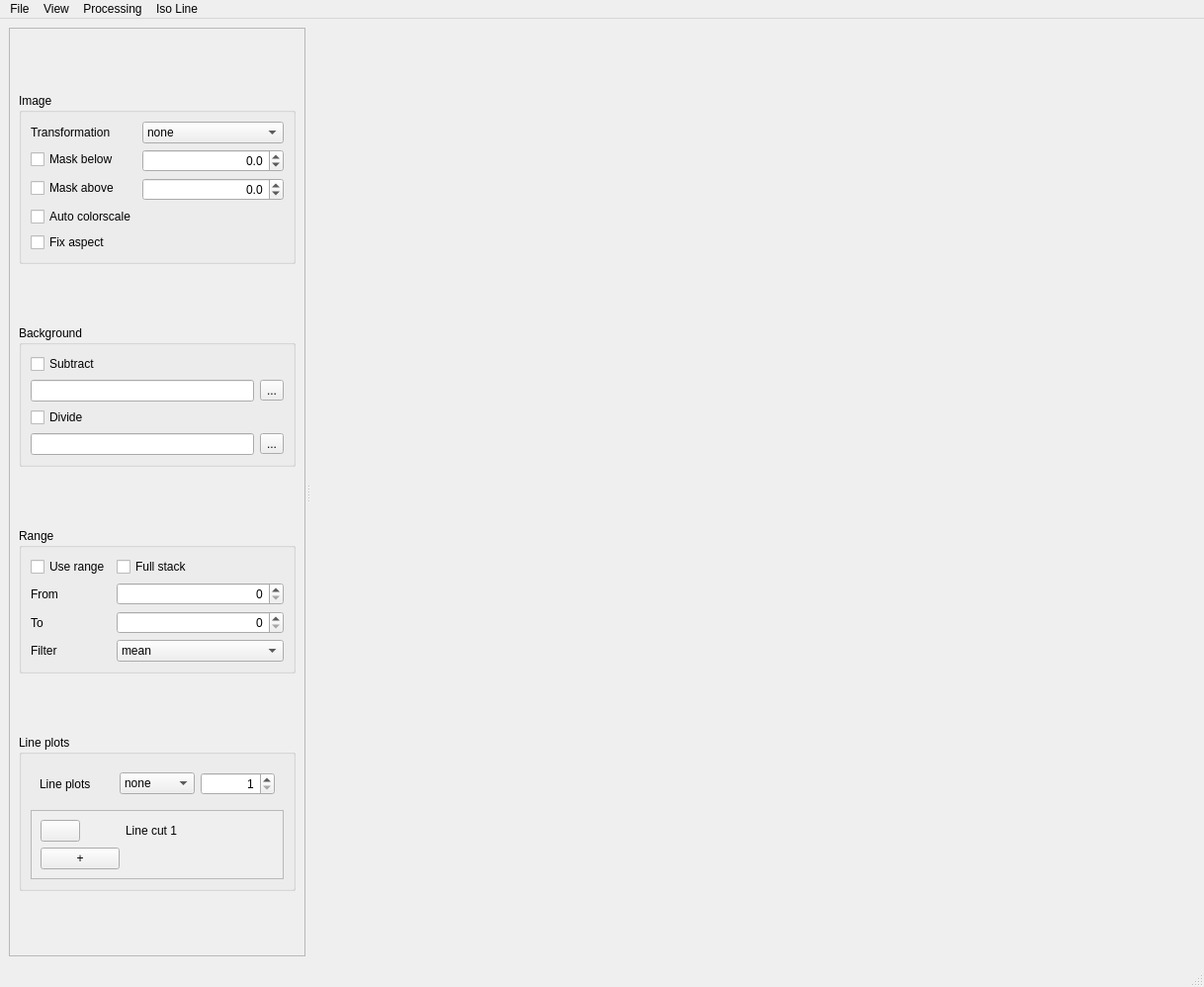
<?xml version="1.0" encoding="UTF-8"?>
<ui version="4.0">
 <class>MainWindow</class>
 <widget class="QMainWindow" name="MainWindow">
  <property name="geometry">
   <rect>
    <x>0</x>
    <y>0</y>
    <width>1218</width>
    <height>998</height>
   </rect>
  </property>
  <property name="minimumSize">
   <size>
    <width>1200</width>
    <height>900</height>
   </size>
  </property>
  <property name="windowTitle">
   <string>MainWindow</string>
  </property>
  <property name="windowIcon">
   <iconset>
    <normaloff>icon/icon32.png</normaloff>icon/icon32.png</iconset>
  </property>
  <widget class="QWidget" name="centralwidget">
   <layout class="QHBoxLayout" name="horizontalLayout">
    <item>
     <widget class="QSplitter" name="splitter">
      <property name="minimumSize">
       <size>
        <width>300</width>
        <height>0</height>
       </size>
      </property>
      <property name="lineWidth">
       <number>3</number>
      </property>
      <property name="midLineWidth">
       <number>2</number>
      </property>
      <property name="orientation">
       <enum>Qt::Horizontal</enum>
      </property>
      <property name="handleWidth">
       <number>6</number>
      </property>
      <property name="childrenCollapsible">
       <bool>false</bool>
      </property>
      <widget class="QFrame" name="frame">
       <property name="sizePolicy">
        <sizepolicy hsizetype="Preferred" vsizetype="Preferred">
         <horstretch>0</horstretch>
         <verstretch>0</verstretch>
        </sizepolicy>
       </property>
       <property name="minimumSize">
        <size>
         <width>300</width>
         <height>0</height>
        </size>
       </property>
       <property name="maximumSize">
        <size>
         <width>500</width>
         <height>16777215</height>
        </size>
       </property>
       <property name="acceptDrops">
        <bool>false</bool>
       </property>
       <property name="frameShape">
        <enum>QFrame::StyledPanel</enum>
       </property>
       <property name="frameShadow">
        <enum>QFrame::Raised</enum>
       </property>
       <layout class="QVBoxLayout" name="verticalLayout_2">
        <item>
         <spacer name="verticalSpacer">
          <property name="orientation">
           <enum>Qt::Vertical</enum>
          </property>
          <property name="sizeHint" stdset="0">
           <size>
            <width>20</width>
            <height>40</height>
           </size>
          </property>
         </spacer>
        </item>
        <item>
         <widget class="QGroupBox" name="groupBox_image">
          <property name="title">
           <string>Image</string>
          </property>
          <layout class="QFormLayout" name="formLayout_2">
           <item row="0" column="0">
            <widget class="QLabel" name="label">
             <property name="toolTip">
              <string>&lt;html&gt;&lt;head/&gt;&lt;body&gt;&lt;p&gt;Orientation of the displayed image, does not affect the 3D image stack. Currently &lt;span style=&quot; font-style:italic;&quot;&gt;not available&lt;/span&gt; in conjunction with ROI line plots.&lt;/p&gt;&lt;/body&gt;&lt;/html&gt;</string>
             </property>
             <property name="text">
              <string>Transformation</string>
             </property>
            </widget>
           </item>
           <item row="0" column="1">
            <widget class="QComboBox" name="comboBox_transform">
             <property name="toolTip">
              <string>&lt;html&gt;&lt;head/&gt;&lt;body&gt;&lt;p&gt;Orientation of the displayed image, does not affect the 3D image stack. Currently &lt;span style=&quot; font-style:italic;&quot;&gt;not available&lt;/span&gt; in conjunction with ROI line plots.&lt;/p&gt;&lt;/body&gt;&lt;/html&gt;</string>
             </property>
             <item>
              <property name="text">
               <string>none</string>
              </property>
             </item>
             <item>
              <property name="text">
               <string>flipUD</string>
              </property>
             </item>
             <item>
              <property name="text">
               <string>flipLR</string>
              </property>
             </item>
             <item>
              <property name="text">
               <string>transpose</string>
              </property>
             </item>
             <item>
              <property name="text">
               <string>rot90</string>
              </property>
             </item>
             <item>
              <property name="text">
               <string>rot180</string>
              </property>
             </item>
             <item>
              <property name="text">
               <string>rot270</string>
              </property>
             </item>
             <item>
              <property name="text">
               <string>rot180+tr</string>
              </property>
             </item>
            </widget>
           </item>
           <item row="1" column="0">
            <widget class="QCheckBox" name="checkBox_maskBelow">
             <property name="text">
              <string>Mask below</string>
             </property>
            </widget>
           </item>
           <item row="1" column="1">
            <widget class="QDoubleSpinBox" name="doubleSpinBox_maskBelow">
             <property name="cursor">
              <cursorShape>ArrowCursor</cursorShape>
             </property>
             <property name="locale">
              <locale language="C" country="AnyCountry"/>
             </property>
             <property name="alignment">
              <set>Qt::AlignRight|Qt::AlignTrailing|Qt::AlignVCenter</set>
             </property>
             <property name="correctionMode">
              <enum>QAbstractSpinBox::CorrectToNearestValue</enum>
             </property>
             <property name="showGroupSeparator" stdset="0">
              <bool>true</bool>
             </property>
             <property name="decimals">
              <number>1</number>
             </property>
             <property name="minimum">
              <double>-1000000.000000000000000</double>
             </property>
             <property name="maximum">
              <double>10000000.000000000000000</double>
             </property>
             <property name="singleStep">
              <double>10.000000000000000</double>
             </property>
            </widget>
           </item>
           <item row="3" column="0">
            <widget class="QCheckBox" name="checkBox_maskAbove">
             <property name="text">
              <string>Mask above</string>
             </property>
            </widget>
           </item>
           <item row="3" column="1">
            <widget class="QDoubleSpinBox" name="doubleSpinBox_maskAbove">
             <property name="cursor">
              <cursorShape>ArrowCursor</cursorShape>
             </property>
             <property name="mouseTracking">
              <bool>true</bool>
             </property>
             <property name="locale">
              <locale language="C" country="AnyCountry"/>
             </property>
             <property name="wrapping">
              <bool>false</bool>
             </property>
             <property name="alignment">
              <set>Qt::AlignRight|Qt::AlignTrailing|Qt::AlignVCenter</set>
             </property>
             <property name="correctionMode">
              <enum>QAbstractSpinBox::CorrectToNearestValue</enum>
             </property>
             <property name="decimals">
              <number>1</number>
             </property>
             <property name="minimum">
              <double>-1000000.000000000000000</double>
             </property>
             <property name="maximum">
              <double>10000000.000000000000000</double>
             </property>
             <property name="singleStep">
              <double>10.000000000000000</double>
             </property>
            </widget>
           </item>
           <item row="4" column="0">
            <widget class="QCheckBox" name="checkBox_autoColor">
             <property name="text">
              <string>Auto colorscale</string>
             </property>
            </widget>
           </item>
           <item row="5" column="0">
            <widget class="QCheckBox" name="checkBox_fixAspect">
             <property name="text">
              <string>Fix aspect</string>
             </property>
            </widget>
           </item>
          </layout>
         </widget>
        </item>
        <item>
         <spacer name="verticalSpacer_2">
          <property name="orientation">
           <enum>Qt::Vertical</enum>
          </property>
          <property name="sizeHint" stdset="0">
           <size>
            <width>20</width>
            <height>40</height>
           </size>
          </property>
         </spacer>
        </item>
        <item>
         <widget class="QGroupBox" name="groupBox_background">
          <property name="title">
           <string>Background</string>
          </property>
          <layout class="QGridLayout" name="gridLayout">
           <item row="0" column="0">
            <widget class="QCheckBox" name="checkBox_subtract">
             <property name="text">
              <string>Subtract</string>
             </property>
            </widget>
           </item>
           <item row="1" column="0">
            <widget class="QLineEdit" name="lineEdit_subtract">
             <property name="sizePolicy">
              <sizepolicy hsizetype="Preferred" vsizetype="Fixed">
               <horstretch>0</horstretch>
               <verstretch>0</verstretch>
              </sizepolicy>
             </property>
             <property name="minimumSize">
              <size>
               <width>200</width>
               <height>0</height>
              </size>
             </property>
             <property name="cursor">
              <cursorShape>IBeamCursor</cursorShape>
             </property>
            </widget>
           </item>
           <item row="1" column="1">
            <widget class="QToolButton" name="toolButton_subtract">
             <property name="text">
              <string>...</string>
             </property>
            </widget>
           </item>
           <item row="2" column="0">
            <widget class="QCheckBox" name="checkBox_divide">
             <property name="text">
              <string>Divide</string>
             </property>
            </widget>
           </item>
           <item row="3" column="0">
            <widget class="QLineEdit" name="lineEdit_divide">
             <property name="sizePolicy">
              <sizepolicy hsizetype="Preferred" vsizetype="Fixed">
               <horstretch>0</horstretch>
               <verstretch>0</verstretch>
              </sizepolicy>
             </property>
             <property name="minimumSize">
              <size>
               <width>200</width>
               <height>0</height>
              </size>
             </property>
            </widget>
           </item>
           <item row="3" column="1">
            <widget class="QToolButton" name="toolButton_divide">
             <property name="text">
              <string>...</string>
             </property>
            </widget>
           </item>
          </layout>
         </widget>
        </item>
        <item>
         <spacer name="verticalSpacer_3">
          <property name="orientation">
           <enum>Qt::Vertical</enum>
          </property>
          <property name="sizeHint" stdset="0">
           <size>
            <width>20</width>
            <height>40</height>
           </size>
          </property>
         </spacer>
        </item>
        <item>
         <widget class="QGroupBox" name="groupBox_range">
          <property name="toolTip">
           <string>&lt;html&gt;&lt;head/&gt;&lt;body&gt;&lt;p&gt;&lt;br/&gt;&lt;/p&gt;&lt;/body&gt;&lt;/html&gt;</string>
          </property>
          <property name="title">
           <string>Range</string>
          </property>
          <layout class="QFormLayout" name="formLayout">
           <item row="4" column="1">
            <widget class="QComboBox" name="comboBox_filter">
             <property name="enabled">
              <bool>true</bool>
             </property>
             <item>
              <property name="text">
               <string>mean</string>
              </property>
             </item>
             <item>
              <property name="text">
               <string>max</string>
              </property>
             </item>
            </widget>
           </item>
           <item row="4" column="0">
            <widget class="QLabel" name="label_rangeFilter">
             <property name="enabled">
              <bool>true</bool>
             </property>
             <property name="text">
              <string>Filter</string>
             </property>
            </widget>
           </item>
           <item row="1" column="0">
            <widget class="QCheckBox" name="checkBox_useRange">
             <property name="toolTip">
              <string>&lt;html&gt;&lt;head/&gt;&lt;body&gt;&lt;p&gt;If used several images can be filtered with &lt;span style=&quot; font-style:italic;&quot;&gt;mean&lt;/span&gt; or &lt;span style=&quot; font-style:italic;&quot;&gt;max&lt;/span&gt; filters.&lt;/p&gt;&lt;/body&gt;&lt;/html&gt;</string>
             </property>
             <property name="text">
              <string>Use range</string>
             </property>
            </widget>
           </item>
           <item row="2" column="0">
            <widget class="QLabel" name="label_rangeStart">
             <property name="text">
              <string>From</string>
             </property>
            </widget>
           </item>
           <item row="3" column="0">
            <widget class="QLabel" name="label_rangeFinish">
             <property name="text">
              <string>To</string>
             </property>
            </widget>
           </item>
           <item row="2" column="1">
            <widget class="QSpinBox" name="spinBox_rangeStart">
             <property name="cursor">
              <cursorShape>ArrowCursor</cursorShape>
             </property>
             <property name="alignment">
              <set>Qt::AlignRight|Qt::AlignTrailing|Qt::AlignVCenter</set>
             </property>
             <property name="correctionMode">
              <enum>QAbstractSpinBox::CorrectToPreviousValue</enum>
             </property>
             <property name="maximum">
              <number>100000</number>
             </property>
            </widget>
           </item>
           <item row="3" column="1">
            <widget class="QSpinBox" name="spinBox_rangeFinish">
             <property name="cursor">
              <cursorShape>ArrowCursor</cursorShape>
             </property>
             <property name="alignment">
              <set>Qt::AlignRight|Qt::AlignTrailing|Qt::AlignVCenter</set>
             </property>
             <property name="correctionMode">
              <enum>QAbstractSpinBox::CorrectToNearestValue</enum>
             </property>
             <property name="maximum">
              <number>100000</number>
             </property>
            </widget>
           </item>
           <item row="1" column="1">
            <widget class="QCheckBox" name="checkBox_fullStack">
             <property name="toolTip">
              <string>&lt;html&gt;&lt;head/&gt;&lt;body&gt;&lt;p&gt;Filtering the full image stack; range selectors disabled&lt;/p&gt;&lt;/body&gt;&lt;/html&gt;</string>
             </property>
             <property name="text">
              <string>Full stack</string>
             </property>
            </widget>
           </item>
          </layout>
         </widget>
        </item>
        <item>
         <spacer name="verticalSpacer_4">
          <property name="orientation">
           <enum>Qt::Vertical</enum>
          </property>
          <property name="sizeHint" stdset="0">
           <size>
            <width>20</width>
            <height>40</height>
           </size>
          </property>
         </spacer>
        </item>
        <item>
         <widget class="QGroupBox" name="groupBox_linePlots">
          <property name="title">
           <string>Line plots</string>
          </property>
          <layout class="QVBoxLayout" name="verticalLayout_3">
           <item>
            <widget class="QWidget" name="widget_2" native="true">
             <property name="minimumSize">
              <size>
               <width>0</width>
               <height>0</height>
              </size>
             </property>
             <layout class="QHBoxLayout" name="horizontalLayout_2">
              <item>
               <widget class="QLabel" name="label_linePlots">
                <property name="text">
                 <string>Line plots</string>
                </property>
               </widget>
              </item>
              <item>
               <widget class="QComboBox" name="comboBox_ROI">
                <item>
                 <property name="text">
                  <string>none</string>
                 </property>
                </item>
                <item>
                 <property name="text">
                  <string>ROI</string>
                 </property>
                </item>
                <item>
                 <property name="text">
                  <string>Line cut</string>
                 </property>
                </item>
               </widget>
              </item>
              <item>
               <widget class="QSpinBox" name="spinBox_ROI">
                <property name="alignment">
                 <set>Qt::AlignRight|Qt::AlignTrailing|Qt::AlignVCenter</set>
                </property>
                <property name="minimum">
                 <number>1</number>
                </property>
                <property name="maximum">
                 <number>10</number>
                </property>
               </widget>
              </item>
             </layout>
            </widget>
           </item>
           <item>
            <widget class="QScrollArea" name="scrollArea">
             <property name="widgetResizable">
              <bool>true</bool>
             </property>
             <widget class="QWidget" name="scrollAreaWidgetContents">
              <property name="geometry">
               <rect>
                <x>0</x>
                <y>0</y>
                <width>262</width>
                <height>66</height>
               </rect>
              </property>
              <layout class="QFormLayout" name="formLayout_4">
               <item row="0" column="0">
                <widget class="QPushButton" name="pushButton">
                 <property name="contextMenuPolicy">
                  <enum>Qt::CustomContextMenu</enum>
                 </property>
                 <property name="text">
                  <string/>
                 </property>
                 <property name="checkable">
                  <bool>false</bool>
                 </property>
                </widget>
               </item>
               <item row="0" column="1">
                <widget class="QLabel" name="label_2">
                 <property name="text">
                  <string>Line cut 1</string>
                 </property>
                </widget>
               </item>
               <item row="1" column="0">
                <widget class="QPushButton" name="pushButton_2">
                 <property name="text">
                  <string>+</string>
                 </property>
                </widget>
               </item>
              </layout>
             </widget>
            </widget>
           </item>
          </layout>
         </widget>
        </item>
        <item>
         <spacer name="verticalSpacer_5">
          <property name="orientation">
           <enum>Qt::Vertical</enum>
          </property>
          <property name="sizeHint" stdset="0">
           <size>
            <width>20</width>
            <height>40</height>
           </size>
          </property>
         </spacer>
        </item>
       </layout>
      </widget>
      <widget class="QTabWidget" name="tabWidget">
       <property name="sizePolicy">
        <sizepolicy hsizetype="Preferred" vsizetype="Preferred">
         <horstretch>1</horstretch>
         <verstretch>0</verstretch>
        </sizepolicy>
       </property>
       <property name="minimumSize">
        <size>
         <width>800</width>
         <height>0</height>
        </size>
       </property>
       <property name="currentIndex">
        <number>0</number>
       </property>
       <property name="documentMode">
        <bool>true</bool>
       </property>
       <property name="tabsClosable">
        <bool>true</bool>
       </property>
       <property name="movable">
        <bool>true</bool>
       </property>
       <property name="tabBarAutoHide">
        <bool>true</bool>
       </property>
       <widget class="QWidget" name="DefaultData1" native="true">
        <attribute name="title">
         <string>DefaultData1</string>
        </attribute>
        <layout class="QVBoxLayout" name="verticalLayout"/>
       </widget>
      </widget>
     </widget>
    </item>
   </layout>
  </widget>
  <widget class="QMenuBar" name="menubar">
   <property name="geometry">
    <rect>
     <x>0</x>
     <y>0</y>
     <width>1218</width>
     <height>23</height>
    </rect>
   </property>
   <widget class="QMenu" name="menuFile">
    <property name="title">
     <string>File</string>
    </property>
    <addaction name="actionLoad_Dummy"/>
    <addaction name="actionLoad_Image"/>
    <addaction name="actionLoad_Folder"/>
    <addaction name="actionLoad_Eiger2"/>
    <addaction name="actionLoad_Folder_Slice"/>
    <addaction name="actionLoad_scan_file"/>
    <addaction name="separator"/>
    <addaction name="actionSave_image"/>
    <addaction name="separator"/>
    <addaction name="actionQuit"/>
   </widget>
   <widget class="QMenu" name="menuProcessing">
    <property name="enabled">
     <bool>true</bool>
    </property>
    <property name="title">
     <string>Processing</string>
    </property>
    <widget class="QMenu" name="menuStack_Transformation">
     <property name="toolTip">
      <string>Non-reversible transformation of the 3D image stack</string>
     </property>
     <property name="title">
      <string>Stack Transformation</string>
     </property>
     <property name="toolTipsVisible">
      <bool>true</bool>
     </property>
     <addaction name="actionFilUD"/>
     <addaction name="actionFlupLR"/>
     <addaction name="actionTranspose"/>
     <addaction name="actionRot90"/>
     <addaction name="actionRot180"/>
     <addaction name="actionRot270"/>
     <addaction name="actionRot270_Tr"/>
    </widget>
    <widget class="QMenu" name="menuBackground_Correction">
     <property name="title">
      <string>Stack Bg Correction</string>
     </property>
     <addaction name="actionSubtract"/>
     <addaction name="actionDivide"/>
    </widget>
    <addaction name="menuStack_Transformation"/>
    <addaction name="menuBackground_Correction"/>
   </widget>
   <widget class="QMenu" name="menuIso_Line">
    <property name="title">
     <string>Iso Line</string>
    </property>
    <addaction name="actionShow_Iso_Line"/>
   </widget>
   <widget class="QMenu" name="menuView">
    <property name="title">
     <string>View</string>
    </property>
    <widget class="QMenu" name="menuTools">
     <property name="title">
      <string>Tools</string>
     </property>
     <property name="icon">
      <iconset theme="applications-system">
       <normaloff>.</normaloff>.</iconset>
     </property>
     <addaction name="actionVisible_Image_Manipulation"/>
    </widget>
    <addaction name="actionLight_Background"/>
    <addaction name="menuTools"/>
   </widget>
   <addaction name="menuFile"/>
   <addaction name="menuView"/>
   <addaction name="menuProcessing"/>
   <addaction name="menuIso_Line"/>
  </widget>
  <widget class="QStatusBar" name="statusbar"/>
  <action name="actionLoad_Image">
   <property name="icon">
    <iconset theme="document-open">
     <normaloff>.</normaloff>.</iconset>
   </property>
   <property name="text">
    <string>Load Image...</string>
   </property>
   <property name="shortcut">
    <string>Ctrl+O</string>
   </property>
  </action>
  <action name="actionLoad_Folder">
   <property name="icon">
    <iconset theme="document-open">
     <normaloff>.</normaloff>.</iconset>
   </property>
   <property name="text">
    <string>Load Folder...</string>
   </property>
  </action>
  <action name="actionLoad_Eiger2">
   <property name="icon">
    <iconset theme="document-open">
     <normaloff>.</normaloff>.</iconset>
   </property>
   <property name="text">
    <string>Load Eiger2...</string>
   </property>
  </action>
  <action name="actionQuit">
   <property name="icon">
    <iconset theme="application-exit">
     <normaloff>.</normaloff>.</iconset>
   </property>
   <property name="text">
    <string>Quit</string>
   </property>
   <property name="shortcut">
    <string>Ctrl+Q</string>
   </property>
   <property name="menuRole">
    <enum>QAction::QuitRole</enum>
   </property>
  </action>
  <action name="actionLight_Background">
   <property name="checkable">
    <bool>true</bool>
   </property>
   <property name="text">
    <string>Light Background</string>
   </property>
  </action>
  <action name="actionShow_Iso_Line">
   <property name="checkable">
    <bool>true</bool>
   </property>
   <property name="text">
    <string>Show Iso Line</string>
   </property>
  </action>
  <action name="actionOrientation">
   <property name="text">
    <string>Orientation</string>
   </property>
  </action>
  <action name="actionLoad_scan_file">
   <property name="icon">
    <iconset theme="document-open">
     <normaloff>.</normaloff>.</iconset>
   </property>
   <property name="text">
    <string>Load Scan File...</string>
   </property>
  </action>
  <action name="actionSave_image">
   <property name="icon">
    <iconset theme="document-save">
     <normaloff>.</normaloff>.</iconset>
   </property>
   <property name="text">
    <string>Save Image...</string>
   </property>
  </action>
  <action name="actionSomething">
   <property name="text">
    <string>Something</string>
   </property>
  </action>
  <action name="actionFilUD">
   <property name="text">
    <string>FlipUD</string>
   </property>
  </action>
  <action name="actionFlupLR">
   <property name="checkable">
    <bool>false</bool>
   </property>
   <property name="text">
    <string>FlupLR</string>
   </property>
  </action>
  <action name="actionRot90">
   <property name="text">
    <string>Rot90</string>
   </property>
  </action>
  <action name="actionRot180">
   <property name="text">
    <string>Rot180</string>
   </property>
  </action>
  <action name="actionRot270">
   <property name="text">
    <string>Rot270</string>
   </property>
  </action>
  <action name="actionTranspose">
   <property name="checkable">
    <bool>false</bool>
   </property>
   <property name="text">
    <string>Transpose</string>
   </property>
  </action>
  <action name="actionRot270_Tr">
   <property name="text">
    <string>Rot270+Tr</string>
   </property>
  </action>
  <action name="actionSubtract">
   <property name="text">
    <string>Subtract...</string>
   </property>
  </action>
  <action name="actionDivide">
   <property name="text">
    <string>Divide...</string>
   </property>
  </action>
  <action name="actionVisible_Image_Manipulation">
   <property name="checkable">
    <bool>true</bool>
   </property>
   <property name="text">
    <string>Visible Image Manipulation</string>
   </property>
  </action>
  <action name="actionLoad_Dummy">
   <property name="text">
    <string>Load Dummy</string>
   </property>
   <property name="shortcut">
    <string>Ctrl+E</string>
   </property>
  </action>
  <action name="actionLoad_Folder_Slice">
   <property name="icon">
    <iconset theme="document-open">
     <normaloff>.</normaloff>.</iconset>
   </property>
   <property name="text">
    <string>Load Folder Slice...</string>
   </property>
  </action>
 </widget>
 <resources/>
 <connections/>
</ui>
